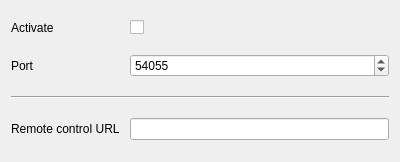
<?xml version="1.0" encoding="UTF-8"?>
<ui version="4.0">
 <class>GUI_RemoteControl</class>
 <widget class="QWidget" name="GUI_RemoteControl">
  <property name="geometry">
   <rect>
    <x>0</x>
    <y>0</y>
    <width>400</width>
    <height>162</height>
   </rect>
  </property>
  <layout class="QGridLayout" name="gridLayout">
   <property name="spacing">
    <number>10</number>
   </property>
   <item row="0" column="1">
    <widget class="QCheckBox" name="cb_activate">
     <property name="layoutDirection">
      <enum>Qt::LeftToRight</enum>
     </property>
     <property name="text">
      <string/>
     </property>
    </widget>
   </item>
   <item row="2" column="0" colspan="2">
    <widget class="Line" name="line_2">
     <property name="orientation">
      <enum>Qt::Horizontal</enum>
     </property>
    </widget>
   </item>
   <item row="1" column="0">
    <widget class="QLabel" name="label">
     <property name="text">
      <string>Port</string>
     </property>
    </widget>
   </item>
   <item row="3" column="1">
    <widget class="QLineEdit" name="le_url"/>
   </item>
   <item row="0" column="0">
    <widget class="QLabel" name="label_2">
     <property name="text">
      <string>Activate</string>
     </property>
    </widget>
   </item>
   <item row="3" column="0">
    <widget class="QLabel" name="lab_url">
     <property name="text">
      <string>Remote control URL</string>
     </property>
    </widget>
   </item>
   <item row="1" column="1">
    <widget class="QSpinBox" name="sb_port">
     <property name="maximum">
      <number>65000</number>
     </property>
     <property name="value">
      <number>54055</number>
     </property>
    </widget>
   </item>
  </layout>
 </widget>
 <resources/>
 <connections/>
</ui>
